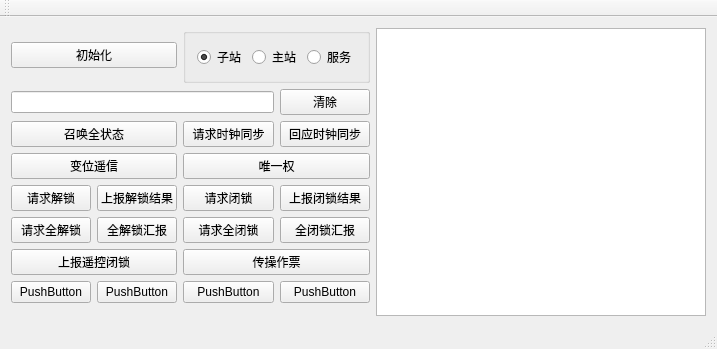
<?xml version="1.0" encoding="UTF-8"?>
<ui version="4.0">
 <class>MainWindow</class>
 <widget class="QMainWindow" name="MainWindow">
  <property name="geometry">
   <rect>
    <x>0</x>
    <y>0</y>
    <width>717</width>
    <height>349</height>
   </rect>
  </property>
  <property name="windowTitle">
   <string>MainWindow</string>
  </property>
  <widget class="QWidget" name="centralWidget">
   <layout class="QHBoxLayout" name="horizontalLayout_2">
    <item>
     <layout class="QGridLayout" name="gridLayout" rowstretch="1,0,0,0,0,0,0,0,0,0,0">
      <item row="4" column="2" colspan="2">
       <widget class="QPushButton" name="pushButton_7">
        <property name="text">
         <string>唯一权</string>
        </property>
       </widget>
      </item>
      <item row="9" column="1">
       <widget class="QPushButton" name="pushButton_9">
        <property name="text">
         <string>PushButton</string>
        </property>
       </widget>
      </item>
      <item row="9" column="0">
       <widget class="QPushButton" name="pushButton_8">
        <property name="text">
         <string>PushButton</string>
        </property>
       </widget>
      </item>
      <item row="4" column="0" colspan="2">
       <widget class="QPushButton" name="pushButton_5">
        <property name="text">
         <string>变位遥信</string>
        </property>
       </widget>
      </item>
      <item row="0" column="2" colspan="2">
       <widget class="QGroupBox" name="groupBox">
        <property name="title">
         <string/>
        </property>
        <layout class="QHBoxLayout" name="horizontalLayout">
         <item>
          <widget class="QRadioButton" name="appRadioButton">
           <property name="text">
            <string>子站</string>
           </property>
           <property name="checked">
            <bool>true</bool>
           </property>
          </widget>
         </item>
         <item>
          <widget class="QRadioButton" name="appRadioButton_2">
           <property name="text">
            <string>主站</string>
           </property>
           <property name="checked">
            <bool>false</bool>
           </property>
          </widget>
         </item>
         <item>
          <widget class="QRadioButton" name="serverRadioButton">
           <property name="text">
            <string>服务</string>
           </property>
          </widget>
         </item>
        </layout>
       </widget>
      </item>
      <item row="7" column="2" colspan="2">
       <widget class="QPushButton" name="pushButton_11">
        <property name="text">
         <string>传操作票</string>
        </property>
       </widget>
      </item>
      <item row="5" column="3">
       <widget class="QPushButton" name="pushButton_2">
        <property name="text">
         <string>上报闭锁结果</string>
        </property>
       </widget>
      </item>
      <item row="5" column="2">
       <widget class="QPushButton" name="pushButton_13">
        <property name="text">
         <string>请求闭锁</string>
        </property>
       </widget>
      </item>
      <item row="9" column="3">
       <widget class="QPushButton" name="pushButton_21">
        <property name="text">
         <string>PushButton</string>
        </property>
       </widget>
      </item>
      <item row="5" column="1">
       <widget class="QPushButton" name="pushButton">
        <property name="text">
         <string>上报解锁结果</string>
        </property>
       </widget>
      </item>
      <item row="5" column="0">
       <widget class="QPushButton" name="pushButton_12">
        <property name="text">
         <string>请求解锁</string>
        </property>
       </widget>
      </item>
      <item row="3" column="0" colspan="2">
       <widget class="QPushButton" name="pushButton_6">
        <property name="text">
         <string>召唤全状态</string>
        </property>
       </widget>
      </item>
      <item row="1" column="3">
       <widget class="QPushButton" name="pushButton_3">
        <property name="text">
         <string>清除</string>
        </property>
       </widget>
      </item>
      <item row="1" column="0" colspan="3">
       <widget class="QLineEdit" name="lineEdit">
        <property name="text">
         <string/>
        </property>
       </widget>
      </item>
      <item row="6" column="0">
       <widget class="QPushButton" name="pushButton_14">
        <property name="text">
         <string>请求全解锁</string>
        </property>
       </widget>
      </item>
      <item row="3" column="2">
       <widget class="QPushButton" name="pushButton_18">
        <property name="text">
         <string>请求时钟同步</string>
        </property>
       </widget>
      </item>
      <item row="3" column="3">
       <widget class="QPushButton" name="pushButton_19">
        <property name="text">
         <string>回应时钟同步</string>
        </property>
       </widget>
      </item>
      <item row="9" column="2">
       <widget class="QPushButton" name="pushButton_20">
        <property name="text">
         <string>PushButton</string>
        </property>
       </widget>
      </item>
      <item row="7" column="0" colspan="2">
       <widget class="QPushButton" name="pushButton_10">
        <property name="text">
         <string>上报遥控闭锁</string>
        </property>
       </widget>
      </item>
      <item row="10" column="0" colspan="4">
       <spacer name="verticalSpacer">
        <property name="orientation">
         <enum>Qt::Vertical</enum>
        </property>
        <property name="sizeHint" stdset="0">
         <size>
          <width>20</width>
          <height>40</height>
         </size>
        </property>
       </spacer>
      </item>
      <item row="6" column="3">
       <widget class="QPushButton" name="pushButton_17">
        <property name="text">
         <string>全闭锁汇报</string>
        </property>
       </widget>
      </item>
      <item row="6" column="2">
       <widget class="QPushButton" name="pushButton_16">
        <property name="text">
         <string>请求全闭锁</string>
        </property>
       </widget>
      </item>
      <item row="0" column="0" colspan="2">
       <widget class="QPushButton" name="pushButton_4">
        <property name="text">
         <string>初始化</string>
        </property>
       </widget>
      </item>
      <item row="6" column="1">
       <widget class="QPushButton" name="pushButton_15">
        <property name="text">
         <string>全解锁汇报</string>
        </property>
       </widget>
      </item>
     </layout>
    </item>
    <item>
     <widget class="QTextEdit" name="textEdit"/>
    </item>
   </layout>
  </widget>
  <widget class="QMenuBar" name="menuBar">
   <property name="geometry">
    <rect>
     <x>0</x>
     <y>0</y>
     <width>717</width>
     <height>23</height>
    </rect>
   </property>
  </widget>
  <widget class="QToolBar" name="mainToolBar">
   <attribute name="toolBarArea">
    <enum>TopToolBarArea</enum>
   </attribute>
   <attribute name="toolBarBreak">
    <bool>false</bool>
   </attribute>
  </widget>
  <widget class="QStatusBar" name="statusBar"/>
 </widget>
 <layoutdefault spacing="6" margin="11"/>
 <resources/>
 <connections/>
</ui>
